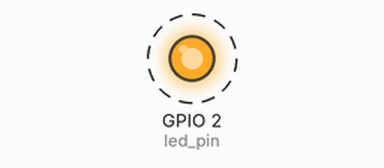
This sketch was run on a simulated ESP32. Shown: output pins drawn as LEDs (lit = HIGH). Dashed ring = blinking.

Above: at 0.2 s.
Timing chart, 0 to 3.0 s (numbered marks = the images above):
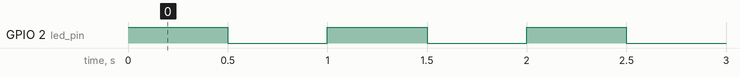

Measured:
- by itself, GPIO 2 (led_pin): alternates HIGH for 0.50 s and LOW for 0.50 s

The sketch:

free_RTOS_trial.ino
```cpp
#include <Arduino.h>
#include "freertos/FreeRTOS.h"
#include "freertos/task.h"


// Use only core 1 for demo purposes
#if CONFIG_FREERTOS_UNICORE
static const BaseType_t app_cpu = 0;
#else
static const BaseType_t app_cpu = 1;
#endif

// LED rates
static const int rate_1 = 500;  // ms
static const int rate_2 = 323;  // ms

// Pins
static const int led_pin = 2;
static const int led_pin2 = 5;
// Our task: blink an LED at one rate
void toggleLED_1(void *parameter) {
  while(1) {
    digitalWrite(led_pin, HIGH);
    vTaskDelay(rate_1 / portTICK_PERIOD_MS);
    digitalWrite(led_pin, LOW);
    vTaskDelay(rate_1 / portTICK_PERIOD_MS);
  }
}

// Our task: blink an LED at another rate
void toggleLED_2(void *parameter) {
  while(1) {
    digitalWrite(led_pin2, HIGH);
    vTaskDelay(rate_2 / portTICK_PERIOD_MS);
    digitalWrite(led_pin2, LOW);
    vTaskDelay(rate_2 / portTICK_PERIOD_MS);
  }
}

void setup() {

  // Configure pin
  pinMode(led_pin, OUTPUT);

  // Task to run forever
  xTaskCreatePinnedToCore(  // Use xTaskCreate() in vanilla FreeRTOS
              toggleLED_1,  // Function to be called
              "Toggle 1",   // Name of task
              1024,         // Stack size (bytes in ESP32, words in FreeRTOS)
              NULL,         // Parameter to pass to function
              1,            // Task priority (0 to configMAX_PRIORITIES - 1)
              NULL,         // Task handle
              app_cpu);     // Run on one core for demo purposes (ESP32 only)

  // Task to run forever
  xTaskCreatePinnedToCore(  // Use xTaskCreate() in vanilla FreeRTOS
              toggleLED_2,  // Function to be called
              "Toggle 2",   // Name of task
              1024,         // Stack size (bytes in ESP32, words in FreeRTOS)
              NULL,         // Parameter to pass to function
              1,            // Task priority (0 to configMAX_PRIORITIES - 1)
              NULL,         // Task handle
              app_cpu);     // Run on one core for demo purposes (ESP32 only)

  // If this was vanilla FreeRTOS, you'd want to call vTaskStartScheduler() in
  // main after setting up your tasks.
}

void loop() {
  // Do nothing
  // setup() and loop() run in their own task with priority 1 in core 1
  // on ESP32
}
```
